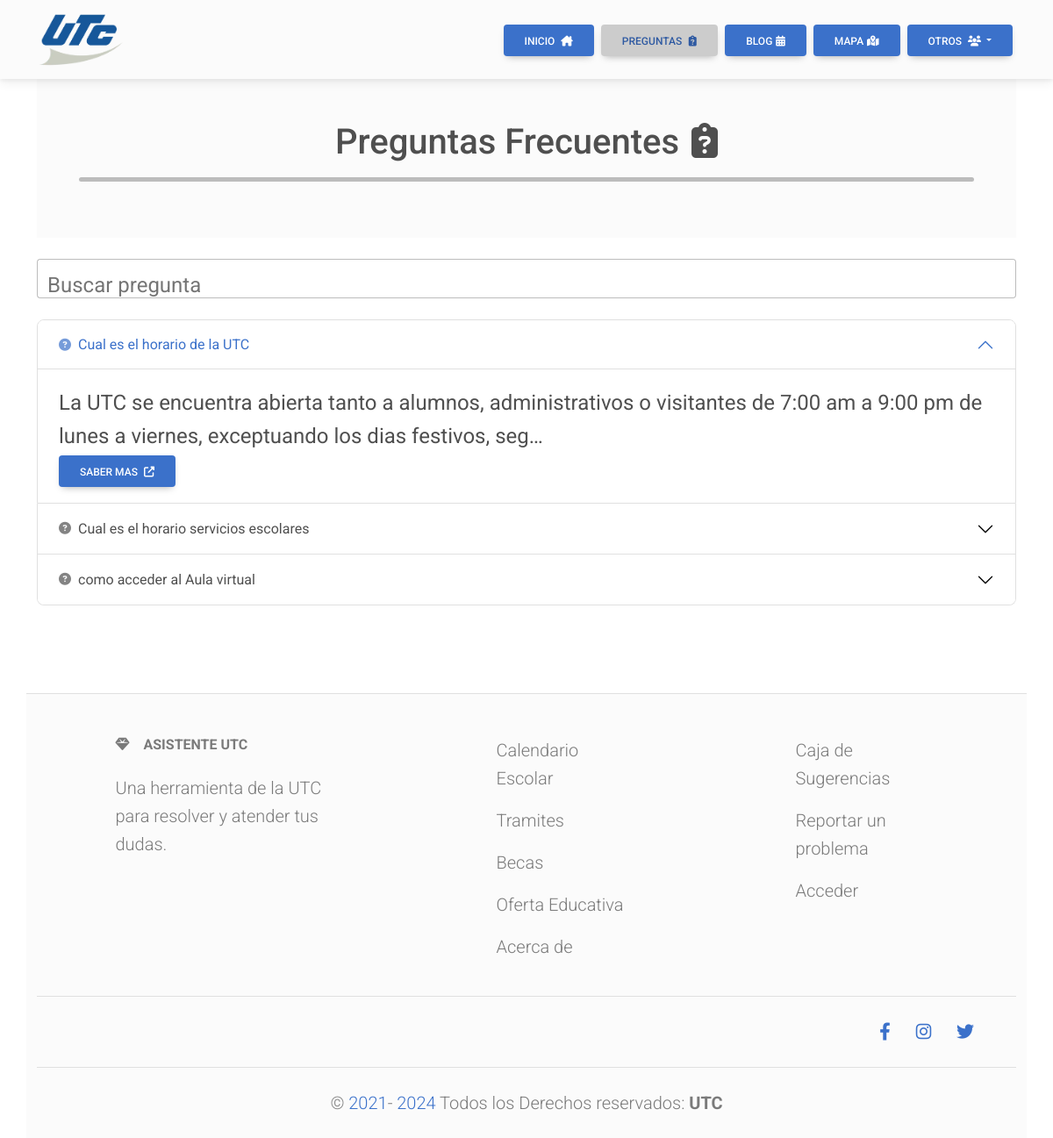
Page /preguntas-frecuentes/ on the earlier database version.
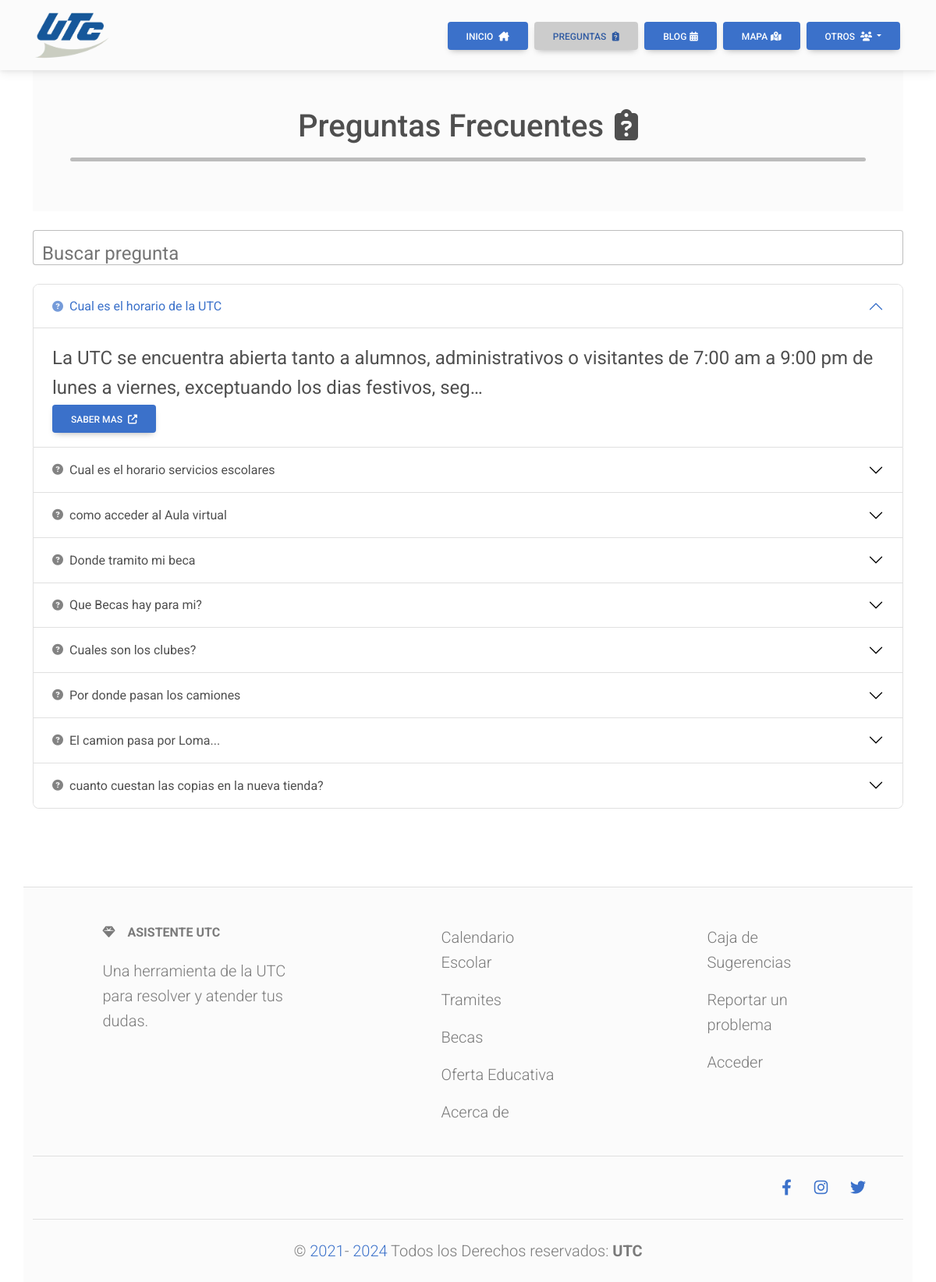
Same page on the later database version.
### cross_asistent/models.py (models this page shows, shortened)
class preguntas(models.Model):
    pregunta = models.CharField(max_length=200, blank=False)
    respuesta = models.TextField(blank=True, null=True)
    redirigir = models.URLField(blank=True, null=True)
    documentos = models.FileField(upload_to='cross_asistent/static/files/documentos/', blank=True, null=True)
    imagenes =  models.ImageField(upload_to='cross_asistent/static/files/imagenes/', blank=True, null=True)
    fecha_modificacion = models.DateTimeField(auto_now=True)

### cross_asistent/views.py (the view)
# urls.py: path('preguntas-frecuentes/', views.faq, name='faq'),
def faq(request):
    questall = models.preguntas.objects.all()
    return render(request, 'frecuentes.html', {
        'quest_all': questall,
        'active_page': 'faq'
    })

### cross_asistent/templates/frecuentes.html (shortened to what this page needs)
{% extends 'structure.html' %}
{% load static %}
{% block content %}
<main class="container container-fluid">
    <div class="p-5 text-center bg-body-tertiary">
        <h1 class="mb-3">Preguntas Frecuentes <i class="fa-solid fa-clipboard-question ms-1"></i></h1>
        <hr class="hr_divisor" />
    </div>
    <div class="form-outline my-4" data-mdb-input-init>
        <input type="text" id="searchInput" class="form-control form-control-lg"/>
        <label class="form-label" for="searchInput">Buscar pregunta</label>
    </div>
    <div class="accordion" id="accordionExampleY">
        {% for quest in quest_all %}
        <div class="accordion-item">
            <h2 class="accordion-header" id="heading{{ quest.id }}">
                <button
                    data-mdb-collapse-init
                    class="accordion-button"
                    type="button"
                    data-mdb-toggle="collapse"
                    data-mdb-target="#quest-{{ quest.id }}"
                    aria-expanded="true"
                    aria-controls="quest-{{ quest.id }}"
                >
                    <i class="fas fa-question-circle fa-sm me-2 opacity-70"></i>{{ quest.pregunta }}
                </button>
            </h2>
            <div
                id="quest-{{ quest.id }}"
                class="accordion-collapse collapse {% if quest.id == 1 %}show{% endif %}"
                aria-labelledby="heading{{ quest.id }}"
                data-mdb-parent="#accordionExampleY"
            >
                <div class="accordion-body">
                    {{ quest.respuesta|truncatechars:150 }}
                    <div>
                        <a href="" class="btn btn_detail"
                            >Saber mas <i class="fa-solid fa-up-right-from-square ms-1"></i
                        ></a>
                    </div>
                </div>
            </div>
        </div>
        {% endfor %}
    </div>
</main>
{% include 'structure_footer.html' %}
{% endblock %}

### cross_asistent/templates/structure.html (shortened to what this page needs)
{% load static %}
<!DOCTYPE html>
<html lang="en">
    <head>
        <link rel="stylesheet" href="https://necolas.github.io/normalize.css/8.0.0/normalize.css" />
        <link rel="stylesheet" href="{% static 'css/mdb.min.css' %}" />
        <link rel="stylesheet" href="{% static 'css/fontawesome-6.4.0.css' %}" />
        <link rel="stylesheet" href="{% static 'css/styles.css' %}" />
    </head>
    <body>
        <nav class="navbar navbar-expand-lg navbar-light bg-body-tertiary">
            <div class="container container-fluid">
                <a class="navbar-brand" href="/">
                    <img src="{% static 'img/UTC_logo-plano.webp' %}" alt="UTC logo" />
                </a>
                <div class="collapse navbar-collapse position-absolute top-100" id="navbarText">
                    <ul class="navbar-nav ms-auto mb-lg-0 px-2 px-lg-0">
                        <li class="nav-item">
                            <a
                                class="btn {% if active_page == 'inicio' %}btn_secondary{% else %}btn_detail{% endif %} m-1 my-lg-0 d-block"
                                href="/"
                                >Inicio <i class="fa-solid fa-house-chimney ms-1"></i
                            ></a>
                        </li>
                        <li class="nav-item">
                            <a
                                class="btn {% if active_page == 'faq' %}btn_secondary{% else %}btn_detail{% endif %} m-1 my-lg-0 d-block"
                                href="{% url 'faq' %}"
                                >Preguntas <i class="fa-solid fa-clipboard-question ms-1"></i
                            ></a>
                        </li>
                        <li class="nav-item">
                            <a
                                class="btn {% if active_page == 'blog' %}btn_secondary{% else %}btn_detail{% endif %} m-1 my-lg-0 d-block"
                                href="{% url 'blog' %}"
                                >Blog<i class="fa-solid fa-calendar-days ms-1"></i
                            ></a>
                        </li>
                        <li class="nav-item">
                            <a
                                class="btn {% if active_page == 'map' %}btn_secondary{% else %}btn_detail{% endif %} m-1 my-lg-0 d-block"
                                href="{% url 'map' %}"
                                >Mapa<i class="fa-solid fa-map-location-dot ms-1"></i
                            ></a>
                        </li>
                        <li class="nav-item">
                            <div class="dropdown">
                                <a
                                    class="btn btn_detail m-1 my-lg-0 d-block dropdown-toggle"
                                    href=""
                                    role="button"
                                    id="dropdownMenuLink"
                                    data-mdb-dropdown-init
                                    data-mdb-ripple-init
                                    aria-expanded="false"
                                >
                                    Otros <i class="fa-solid fa-users ms-1"></i>
                                </a>
                            </div>
                        </li>
                    </ul>
                </div>
            </div>
        </nav>
        {% block content %} {% endblock %}
    </body>
</html>

### cross_asistent/templates/structure_footer.html
<footer class="container text-center text-lg-start bg-body-tertiary text-muted mt-100 border-top lead">
    <section class="">
        <div class="container text-center text-md-start mt-5">
            <div class="row mt-3">
                <div class="col-md-3 col-lg-4 col-xl-3 mx-auto mb-4">
                    <h6 class="text-uppercase fw-bold mb-4"><i class="fas fa-gem me-3"></i>Asistente UTC</h6>
                    <p>Una herramienta de la UTC para resolver y atender tus dudas.</p>
                </div>
                <div class="col-md-2 col-lg-2 col-xl-2 mx-auto mb-4">
                    <p>
                        <a href="#!" class="text-reset">Calendario Escolar</a>
                    </p>
                    <p>
                        <a href="#!" class="text-reset">Tramites</a>
                    </p>
                    <p>
                        <a href="#!" class="text-reset">Becas</a>
                    </p>
                    <p>
                        <a href="#!" class="text-reset">Oferta Educativa</a>
                    </p>
                    <p>
                        <a href="#!" class="text-reset">Acerca de</a>
                    </p>
                </div>
                <div class="col-md-3 col-lg-2 col-xl-2 mx-auto mb-4">
                    <p>
                        <a href="#!" class="text-reset">Caja de Sugerencias</a>
                    </p>
                    <p>
                        <a href="#!" class="text-reset">Reportar un problema</a>
                    </p>
                    <p>
                        <a href="#!" class="text-reset">Acceder</a>
                    </p>
                </div>
            </div>
        </div>
    </section>
    <section class="d-flex justify-content-center justify-content-lg-end p-4 border-top border-bottom text_detail">
        <div>
            <a
                href="https://www.facebook.com/UniversidadTecnologicadeCoahuila/"
                target="_blank"
                rel="noopener noreferrer"
                class="me-4 text-reset"
            >
                <i class="fab fa-facebook-f"></i>
            </a>
            <a
                href="https://www.instagram.com/utcoahuila/"
                target="_blank"
                rel="noopener noreferrer"
                class="me-4 text-reset"
            >
                <i class="fab fa-instagram"></i>
            </a>
            <a href="https://x.com/utcoahuila" target="_blank" rel="noopener noreferrer" class="me-4 text-reset">
                <i class="fab fa-twitter"></i>
            </a>
        </div>
    </section>
    <div class="text-center p-4">
        © <span class="text_detail">2021</span>- <span class="text_detail">2024</span> Todos los Derechos reservados:
        <a class="text-reset fw-bold" href="https://www.utc.edu.mx/">UTC</a>
    </div>
</footer>

### cross_asistent/static/css/styles.css (style rules this page uses)
*, *:before, *:after { padding: 0; margin: 0; box-sizing: border-box; font-family: inherit; }
:root { --blanco: #ffffff; --secundario: #c2c2c2; --oscuro: #292f38; --gris_claro: #2f333a; --extra: #02913c; --detalle: #3b71ca; --blue_img-filter: hue-rotate(60deg) saturate(120%); --original_img-filter: saturate(90%); --whiteA: rgba(255, 255, 255, 0); --whiteA1: rgba(255, 255, 255, 0.1); --whiteA2: rgba(255, 255, 255, 0.2); --whiteA3: rgba(255, 255, 255, 0.3); --whiteA4: rgba(255, 255, 255, 0.4); --whiteA5: rgba(255, 255, 255, 0.5); --whiteA6: rgba(255, 255, 255, 0.6); --whiteA7: rgba(255, 255, 255, 0.7); --whiteA8: rgba(255, 255, 255, 0.8); --whiteA9: rgba(255, 255, 255, 0.9); --darkA: rgba(0, 0, 0, 0); --darkA1: rgba(0, 0, 0, 0.1); --darkA2: rgba(0, 0, 0, 0.2); --darkA3: rgba(0, 0, 0, 0.3); --darkA4: rgba(0, 0, 0, 0.4); --darkA5: rgba(0, 0, 0, 0.5); --darkA6: rgba(0, 0, 0, 0.6); --darkA7: rgba(0, 0, 0, 0.7); --darkA8: rgba(0, 0, 0, 0.8); --darkA9: rgba(0, 0, 0, 0.9); --ft1: Century Gothic, Helvetica, sans-serif; --ft2: "Comfortaa", sans-serif; --ft3: "Roboto", sans-serif; --transitionEase: 0.3s all ease; --transitionCubic: 0.3s all cubic-bezier(0.68, -0.55, 0.27, 1.55); --border-input_items: 2px solid var(--blanco); --border-radius: 8px; }
html { overflow-x: hidden; }
.btn_detail { background-color: var(--detalle) !important; background: var(--detalle) !important; color: var(--blanco) !important; transition: filter 0.3s ease; }
.btn_secondary { background-color: var(--blanco) !important; background: var(--blanco) !important; color: var(--detalle) !important; filter: brightness(80%); transition: filter 0.3s ease; }
body { min-height: 100vh; font-size: 1.5rem; font-family: var(--ft3); scroll-behavior: smooth; position: relative; }
input, label, textarea, input[type="color"] { outline: none; cursor: pointer; resize: none; }
a { text-decoration: none; color: inherit; }
i.fa-solid { min-width: 10px; }
nav { height: 90px; max-height: 90px; }
nav .navbar-brand img { width: 100px; filter: var(--blue_img-filter); }
nav .navbar-collapse { background-color: var(--blanco); width: 100%; left: 0; z-index: 20; padding-block: 20px; }
@media (min-width: 992px) { nav .navbar-collapse { width: auto; background-color: transparent; position: unset !important; top: unset !important; } }
@media (min-width: 992px) { nav .navbar-collapse { padding-block: unset; } }
.text_detail, .slide-inner .header-text h2 em { color: var(--detalle); }
.hr_divisor { border: none; height: 5px; border-radius: 5px; background-color: black; background: black; }
main { min-height: 400px; }
.mt-100 { margin-top: 100px; }

Differences in the rows shown:
added preguntas: pregunta "Donde tramito mi beca"
added preguntas: pregunta "Que Becas hay para mi?"
added preguntas: pregunta "Cuales son los clubes?"
added preguntas: pregunta "Por donde pasan los camiones"
added preguntas: pregunta "El camion pasa por Loma..."
added preguntas: pregunta "cuanto cuestan las copias en la nueva tienda?"
